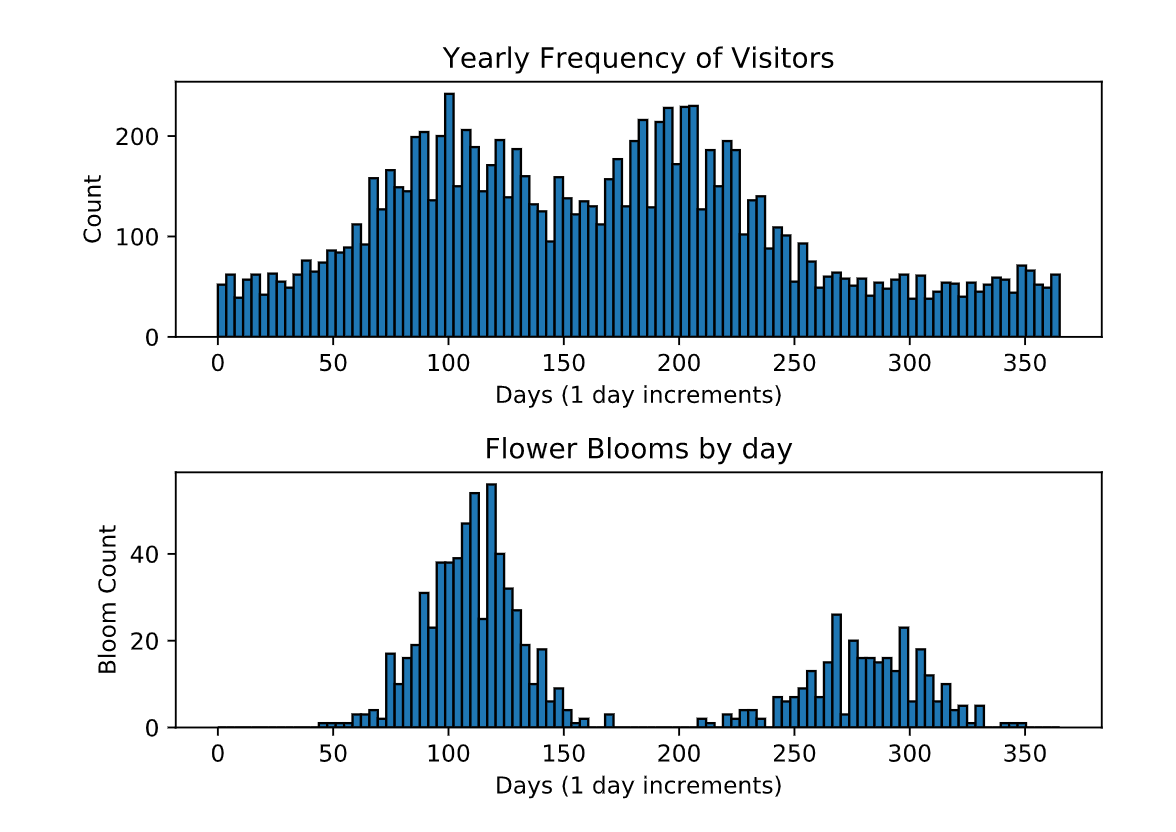

Write Python code to recreate this figure.
import codecademylib3
import numpy as np
from matplotlib import pyplot as plt

# load in data
in_bloom = np.loadtxt(open("in-bloom.csv"), delimiter=",")
flights = np.loadtxt(open("flights.csv"), delimiter=",")

# Plot the histograms
bin = 100
plt.figure(1)
plt.subplot(211)

plt.hist(flights, range=(0, 365), bins=bin, edgecolor="k")

plt.title("Yearly Frequency of Visitors")
plt.xlabel(("Days (1 day increments)"))
plt.ylabel("Count")

plt.subplot(212)
plt.hist(in_bloom, range=(0, 365), bins=bin, edgecolor="k")

plt.title("Flower Blooms by day")
plt.xlabel(("Days (1 day increments)"))
plt.ylabel("Bloom Count")

plt.tight_layout()

plt.show()
